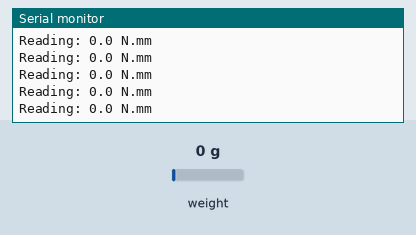
Recording of a sketch running on a simulated Arduino Uno, built with avr-gcc and run on an emulated ATmega328P. On the bench: the last lines printed to the serial monitor. The inputs (shaded band) are chosen by the test bench; at power-on: weight on the scale 0 g.

Above: at 2.2 s.
2.3 s: weight on the scale set to 100 g
At 2.32 s:
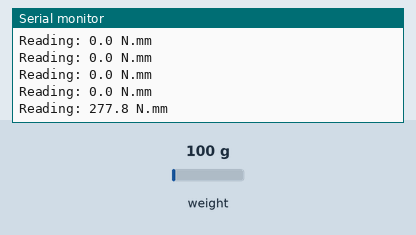
5.3 s: weight on the scale set to 1250 g
At 5.35 s:
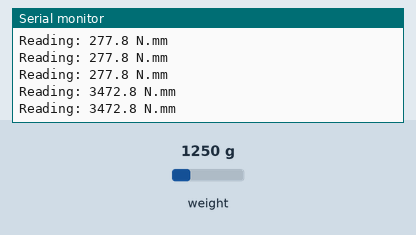
Timing chart, 0 to 8.3 s (numbered marks = the images above; inputs shaded):
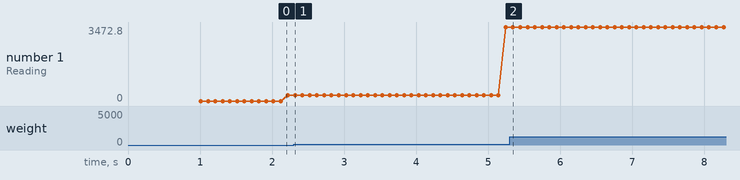

Measured:
- after the input at 5.3 s, the serial monitor: prints a new line at once (image 2)
- plotted number 1: 277.8 → 3472.8 after the input at 2.3 s

The sketch:

load_cell_read2.ino
```cpp
#include "HX711.h"

#define calibration_factor -16650.00 //This value is obtained using the SparkFun_HX711_Calibration sketch

#define LOADCELL_DOUT_PIN  3
#define LOADCELL_SCK_PIN  2

HX711 scale;

void setup() {
  Serial.begin(9600);
 // Serial.println("HX711 scale demo");

  scale.begin(LOADCELL_DOUT_PIN, LOADCELL_SCK_PIN);
  scale.set_scale(calibration_factor);
  scale.tare();

  Serial.println("Readings:");
}

void loop() {
  Serial.print("Reading: ");
  Serial.print((scale.get_units()*0.453592)*100*6250*9.8/1000, 1);
  Serial.print(" N.mm");
  Serial.println();
}
```
